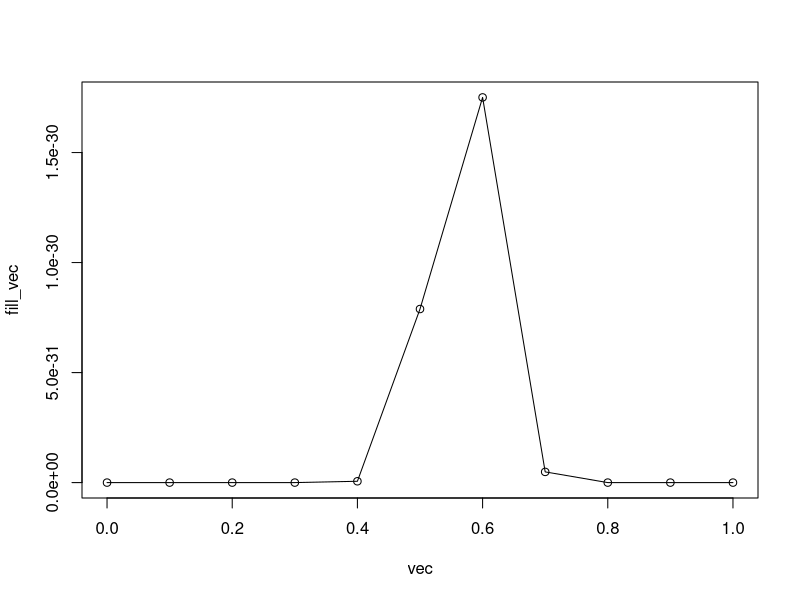

Recreate this plot in R.

# question 3.1 b

three.one <- function(x)
{
  one <- x^57
  two <- (1-x)^43
  three <- one*two
  print(three)
}

vec <- seq(0,1,0.1)
fill_vec <- rep(0, length(vec))

for(i in 1:11) 
  {
  input <- three.one(vec[i])
  print(vec[i])
  print(input)
  
  fill_vec[i] <- input
  }

plot(vec, fill_vec, type = "o")



#3.1 part c

# compute the posterior probability of theta

constant <- (gamma(58)*gamma(44)) / gamma(102)

(theta <- seq(0,1,0.1)) # prior theta values
fill_vec <- rep(0,length(theta)) # posterior theta estimates

three.three <- function(tht)
{
  one <- tht^57
  two <- (1 - tht)^57
  three <- one * two
  
}
